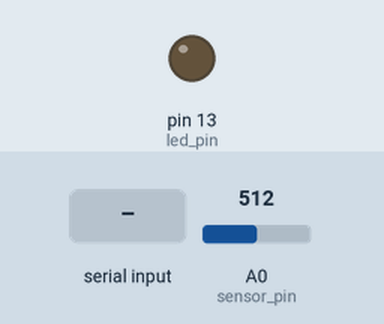
Bench run of a sketch on a simulated Arduino Uno, built with avr-gcc and run on an emulated ATmega328P. Shown: output pins drawn as LEDs (lit = HIGH). Dashed ring = blinking. Inputs (shaded band) come from the test bench; at power-on: A0 (sensor_pin) = 512.

Above: at 1.2 s.
1.3 s: "l" received over Serial
At 1.55 s:
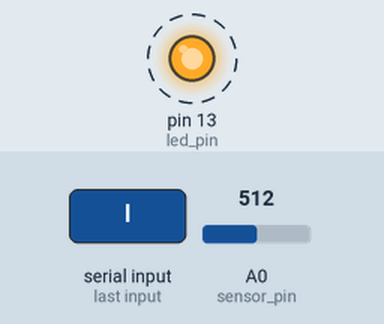
4.3 s: "n" received over Serial
At 5.0 s:
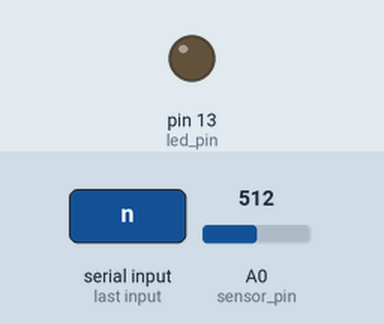
5.8 s: "c" received over Serial
At 6.1 s:
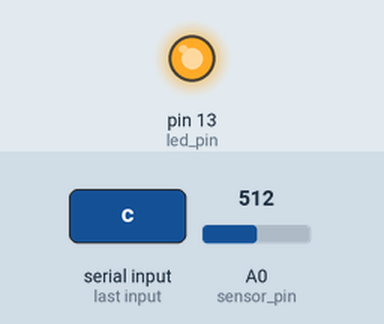
Timing chart, 0 to 8.8 s (numbered marks = the images above; inputs shaded):
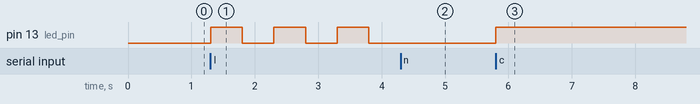

Measured:
- after the input at 1.3 s, pin 13 (led_pin): alternates HIGH for 0.50 s and LOW for 0.50 s, starting at once
- after the input at 4.3 s, pin 13 (led_pin): stays LOW (without the input it goes to HIGH after 0.00 s)
- after the input at 5.8 s, pin 13 (led_pin): LOW → HIGH at once

The sketch:

ingenious-lappi-juttuli1-1.ino
```cpp
#define sensor_pin A0
#define led_pin 13

bool streaming = false;
bool send_one_value = false;
long previous_send_time = 0;
long send_count = 0;
bool user_command_override = false;
bool auto_mode = true;
bool alarm_mode = false;
int light_threshold = 500;

void setup()
{
  Serial.begin(9600);
  pinMode(led_pin, OUTPUT);
}

void loop()
{
  long current_time = millis();
  data_reading();

  if (streaming && !user_command_override && current_time / 100 != send_count) {
    send_photo_data();
    previous_send_time += 100;
    send_count = current_time / 100;
    Serial.print("Time in millis:");
    Serial.println(millis());
  }

  if (send_one_value && !user_command_override) {
    send_photo_data();
    send_one_value = false;
  }

  if (auto_mode && !user_command_override && !alarm_mode) {
    int val = analogRead(sensor_pin);
    if (val < light_threshold) {
      digitalWrite(led_pin, HIGH);
    } else {
      digitalWrite(led_pin, LOW);
    }
  }

  if (alarm_mode) {
    blink_led();
  }
}

void send_photo_data() {
  int val = analogRead(sensor_pin);
  Serial.print("Sensor value:");
  Serial.println(val);
}

void data_reading() {
  if (Serial.available() > 0) {
    char command = Serial.read();
    if (command == 'p') {
      streaming = true;
      user_command_override = false;
    } else if (command == 's') {
      streaming = false;
      send_one_value = true;
      user_command_override = false;
    } else if (command == 'c') {  // Включение светодиода
      digitalWrite(led_pin, HIGH);
      user_command_override = true;
    } else if (command == 'd') {  // Выключение светодиода
      digitalWrite(led_pin, LOW);
      user_command_override = true;
    } else if (command == 'a') {  // Включить автоматический режим
      auto_mode = true;
      user_command_override = false;
    } else if (command == 'm') {  // Включить ручной режим
      auto_mode = false;
      user_command_override = false;
    } else if (command == 'l') {  // Включить режим сигнализации
      alarm_mode = true;
      user_command_override = true;
    } else if (command == 'n') {  // Выключить режим сигнализации
      alarm_mode = false;
      user_command_override = true;
      digitalWrite(led_pin, LOW);
    } else {
      streaming = false;
      user_command_override = false;
    }
  }
}

void blink_led() {
  static bool led_state = false;
  static unsigned long previous_time = 0;
  unsigned long current_time = millis();

  if (current_time - previous_time >= 500) {
    led_state = !led_state;
    digitalWrite(led_pin, led_state);
    previous_time = current_time;
  }
}
```
